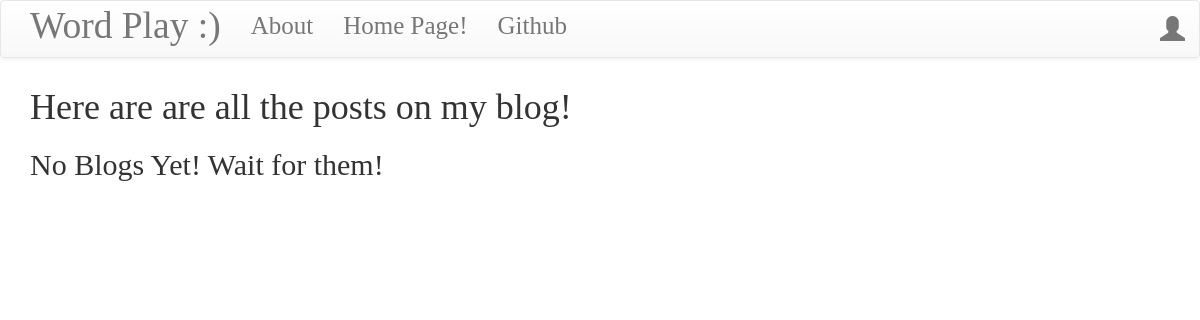
The app's page /, older data.
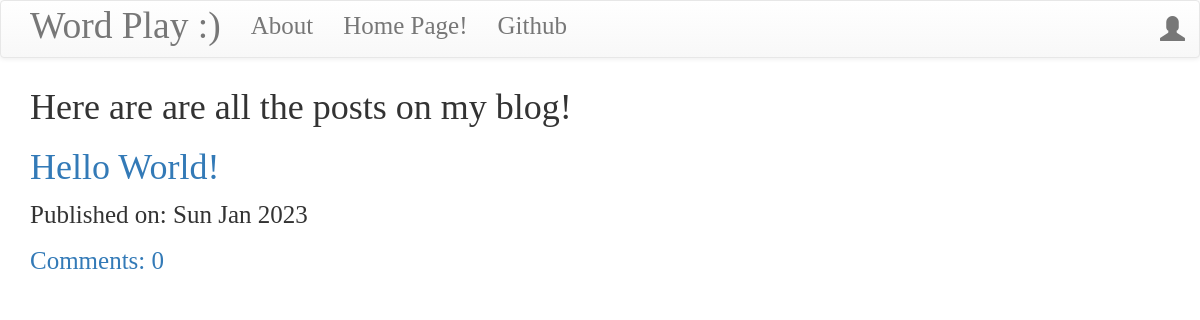
The same page, newer data.
### blog/models.py (models this page shows, shortened)
class Post(models.Model):
    author = models.ForeignKey('auth.user')
    title = models.CharField(max_length=300)
    text = models.TextField()
    created_date = models.DateTimeField(default=timezone.now)
    published_date = models.DateTimeField(blank=True,null=True)
    def approve_comments(self):
        return self.comments.filter(approved_comment = True)

### blog/views.py (the view)
# urls.py: url(r'^$',views.PostListView.as_view(),name='post_list'),
class PostListView(ListView):
    model = Post
    def get_queryset(self):
        return Post.objects.filter(published_date__lte=timezone.now()).order_by('-published_date')

### blog/templates/blog/post_list.html
{% extends 'blog/base.html' %}
{% block content %}
<div class="centerstage">
    <h1>Here are are all the posts on my blog!</h1>
    {% for post in post_list %}
        <div class="post">
            <h1><a href="{% url 'post_detail' pk=post.pk %}">{{ post.title }}</a></h1>
            <div class="date">
                <p>Published on: {{ post.published_date|date:"D M Y"}}</p>
            </div>
            <a href="{% url 'post_detail' pk=post.pk %}">Comments: {{ post.approve_comments.count }}</a>
        </div>
    {% empty %}
        <h2>No Blogs Yet! Wait for them!</h2>
    {% endfor %}
</div>
{% endblock%}

Row changes from the older to the newer data that the page shows:
added Post: title "Hello World!", published_date "Sun Jan 2023", approve_comments.count "0"
Text that changed along with them:
text no longer shown: "No Blogs Yet! Wait for them!"
